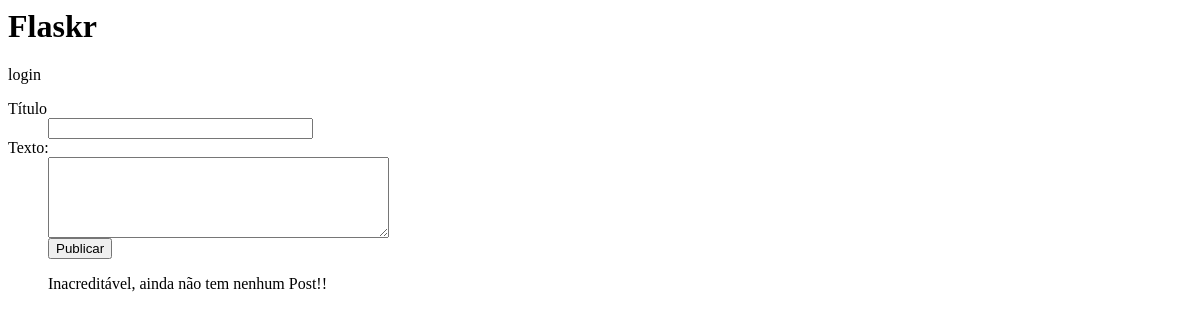
Before: / with the older database file.
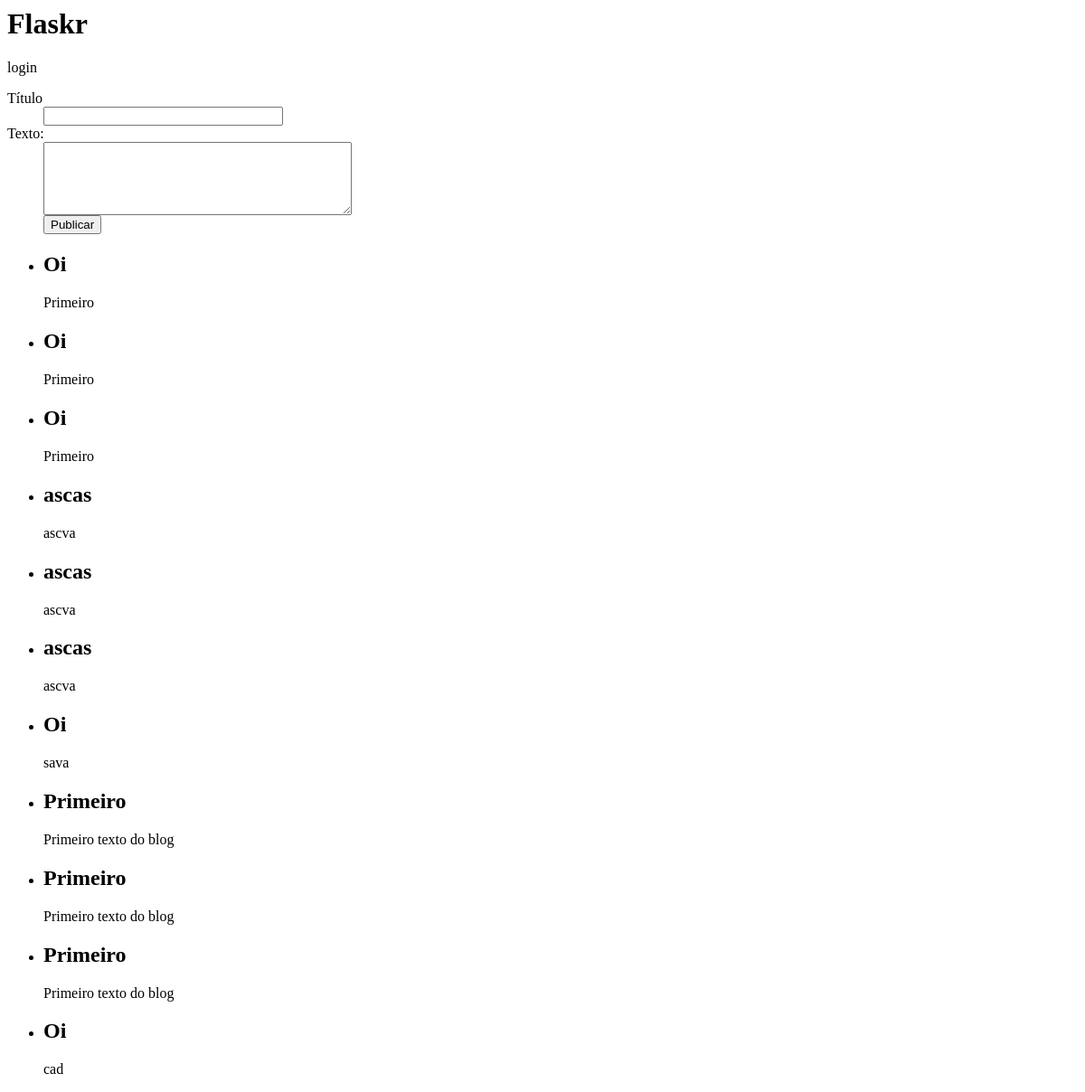
After: the same page with the newer database file.
### tables this page shows
CREATE TABLE entradas(
    id integer primary key autoincrement,
    titulo string not null,
    texto string not null
);

### flaskr.py (the view)
@app.route('/')
def index():
    sql = 'SELECT titulo, texto from entradas order by id desc'
    cur = g.db.execute(sql)
    entradas = [dict(titulo=titulo, texto=texto) for titulo, texto in cur.fetchall()]
    return render_template('index.html', entradas=entradas)

### flaskr.py (called while the page is built)
def connect_db():
    return sqlite3.connect(DATABASE)

@app.before_request
def before():
    g.db = connect_db()

@app.teardown_request
def after(exception):
    g.db.close()

### templates/index.html
{% extends 'layout.html' %}
{% block body %}
    <form method="POST" action="/inserir">
        <dl>
            <dt>Título
                <dd><input type='text' size='30' name='titulo'></dd></dt>
            <dt>Texto:
                <dd><textarea rows='5' cols='40' name='texto'></textarea></dd>
                <dd><input type="submit", value="Publicar"></dd>
            </dt>
        </dl>
    </form>
    <ul>
        {% for entrada in entradas %}
            <li><h2>{{ entrada.titulo }}</h2> {{ entrada.texto }}</li>
        {% else %}
            <p>Inacreditável, ainda não tem nenhum Post!!</p>
        {% endfor %}
    </ul>
{% endblock %}

### templates/layout.html
<html>
    <head>
    </head>
    <body>
        <div>
            <h1>Flaskr</h1>
            <div>
                <a>login</a>
            </div>
            <div>
                {% block body%}{% endblock %}
            </div>
        </div>
    </body>
</html>

Changed rows visible on the page:
added entradas: titulo "Oi", texto "Primeiro"
added entradas: titulo "Oi", texto "Primeiro"
added entradas: titulo "Oi", texto "Primeiro"
added entradas: titulo "ascas", texto "ascva"
added entradas: titulo "ascas", texto "ascva"
added entradas: titulo "ascas", texto "ascva"
added entradas: titulo "Oi", texto "sava"
added entradas: titulo "Primeiro", texto "Primeiro texto do blog"
added entradas: titulo "Primeiro", texto "Primeiro texto do blog"
added entradas: titulo "Primeiro", texto "Primeiro texto do blog"
added entradas: titulo "Oi", texto "cad"
Other visible differences:
text no longer shown: "Inacreditável, ainda não tem nenhum Post!!"
